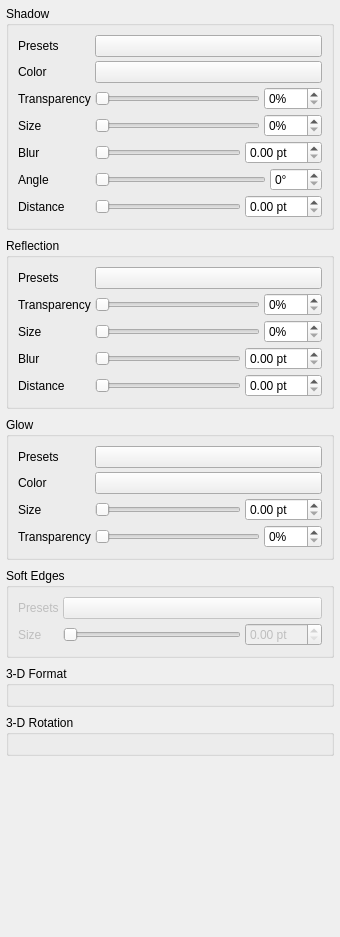
             <widget class="QWidget" name="text_effects_content">
              <property name="geometry">
               <rect>
                <x>0</x>
                <y>0</y>
                <width>340</width>
                <height>937</height>
               </rect>
              </property>
              <layout class="QVBoxLayout" name="text_effects_layout">
               <property name="spacing">
                <number>8</number>
               </property>
               <property name="leftMargin">
                <number>6</number>
               </property>
               <property name="topMargin">
                <number>6</number>
               </property>
               <property name="rightMargin">
                <number>6</number>
               </property>
               <property name="bottomMargin">
                <number>6</number>
               </property>
               <item>
                <widget class="QGroupBox" name="grp_text_shadow">
                 <property name="title">
                  <string>Shadow</string>
                 </property>
                 <layout class="QVBoxLayout" name="grp_text_shadow_layout">
                  <property name="spacing">
                   <number>4</number>
                  </property>
                  <item>
                   <layout class="QFormLayout" name="grp_text_shadow_form">
                    <property name="fieldGrowthPolicy">
                     <enum>QFormLayout::AllNonFixedFieldsGrow</enum>
                    </property>
                    <item row="0" column="0">
                     <widget class="QLabel" name="lbl_ts_presets">
                      <property name="text">
                       <string>Presets</string>
                      </property>
                     </widget>
                    </item>
                    <item row="0" column="1">
                     <widget class="QPushButton" name="btn_text_shadow_presets">
                      <property name="text">
                       <string/>
                      </property>
                     </widget>
                    </item>
                    <item row="1" column="0">
                     <widget class="QLabel" name="lbl_ts_color">
                      <property name="text">
                       <string>Color</string>
                      </property>
                     </widget>
                    </item>
                    <item row="1" column="1">
                     <widget class="QPushButton" name="btn_text_shadow_color">
                      <property name="text">
                       <string/>
                      </property>
                     </widget>
                    </item>
                    <item row="2" column="0">
                     <widget class="QLabel" name="lbl_ts_transp">
                      <property name="text">
                       <string>Transparency</string>
                      </property>
                     </widget>
                    </item>
                    <item row="2" column="1">
                     <layout class="QHBoxLayout" name="text_shadow_transparency_row">
                      <item>
                       <widget class="QSlider" name="text_shadow_transparency_slider">
                        <property name="maximum">
                         <number>100</number>
                        </property>
                        <property name="orientation">
                         <enum>Qt::Horizontal</enum>
                        </property>
                       </widget>
                      </item>
                      <item>
                       <widget class="QSpinBox" name="text_shadow_transparency_spin">
                        <property name="suffix">
                         <string>%</string>
                        </property>
                        <property name="maximum">
                         <number>100</number>
                        </property>
                       </widget>
                      </item>
                     </layout>
                    </item>
                    <item row="3" column="0">
                     <widget class="QLabel" name="lbl_ts_size">
                      <property name="text">
                       <string>Size</string>
                      </property>
                     </widget>
                    </item>
                    <item row="3" column="1">
                     <layout class="QHBoxLayout" name="text_shadow_size_row">
                      <item>
                       <widget class="QSlider" name="text_shadow_size_slider">
                        <property name="maximum">
                         <number>200</number>
                        </property>
                        <property name="orientation">
                         <enum>Qt::Horizontal</enum>
                        </property>
                       </widget>
                      </item>
                      <item>
                       <widget class="QSpinBox" name="text_shadow_size_spin">
                        <property name="suffix">
                         <string>%</string>
                        </property>
                        <property name="maximum">
                         <number>200</number>
                        </property>
                       </widget>
                      </item>
                     </layout>
                    </item>
                    <item row="4" column="0">
                     <widget class="QLabel" name="lbl_ts_blur">
                      <property name="text">
                       <string>Blur</string>
                      </property>
                     </widget>
                    </item>
                    <item row="4" column="1">
                     <layout class="QHBoxLayout" name="text_shadow_blur_row">
                      <item>
                       <widget class="QSlider" name="text_shadow_blur_slider">
                        <property name="maximum">
                         <number>100</number>
                        </property>
                        <property name="orientation">
                         <enum>Qt::Horizontal</enum>
                        </property>
                       </widget>
                      </item>
                      <item>
                       <widget class="QDoubleSpinBox" name="text_shadow_blur_spin">
                        <property name="suffix">
                         <string> pt</string>
                        </property>
                        <property name="maximum">
                         <double>100.000000000000000</double>
                        </property>
                       </widget>
                      </item>
                     </layout>
                    </item>
                    <item row="5" column="0">
                     <widget class="QLabel" name="lbl_ts_angle">
                      <property name="text">
                       <string>Angle</string>
                      </property>
                     </widget>
                    </item>
                    <item row="5" column="1">
                     <layout class="QHBoxLayout" name="text_shadow_angle_row">
                      <item>
                       <widget class="QSlider" name="text_shadow_angle_slider">
                        <property name="maximum">
                         <number>359</number>
                        </property>
                        <property name="orientation">
                         <enum>Qt::Horizontal</enum>
                        </property>
                       </widget>
                      </item>
                      <item>
                       <widget class="QSpinBox" name="text_shadow_angle_spin">
                        <property name="suffix">
                         <string>°</string>
                        </property>
                        <property name="maximum">
                         <number>359</number>
                        </property>
                       </widget>
                      </item>
                     </layout>
                    </item>
                    <item row="6" column="0">
                     <widget class="QLabel" name="lbl_ts_dist">
                      <property name="text">
                       <string>Distance</string>
                      </property>
                     </widget>
                    </item>
                    <item row="6" column="1">
                     <layout class="QHBoxLayout" name="text_shadow_distance_row">
                      <item>
                       <widget class="QSlider" name="text_shadow_distance_slider">
                        <property name="maximum">
                         <number>100</number>
                        </property>
                        <property name="orientation">
                         <enum>Qt::Horizontal</enum>
                        </property>
                       </widget>
                      </item>
                      <item>
                       <widget class="QDoubleSpinBox" name="text_shadow_distance_spin">
                        <property name="suffix">
                         <string> pt</string>
                        </property>
                        <property name="maximum">
                         <double>100.000000000000000</double>
                        </property>
                       </widget>
                      </item>
                     </layout>
                    </item>
                   </layout>
                  </item>
                 </layout>
                </widget>
               </item>
               <item>
                <widget class="QGroupBox" name="grp_text_reflection">
                 <property name="title">
                  <string>Reflection</string>
                 </property>
                 <layout class="QVBoxLayout" name="grp_text_reflection_layout">
                  <property name="spacing">
                   <number>4</number>
                  </property>
                  <item>
                   <layout class="QFormLayout" name="grp_text_reflection_form">
                    <property name="fieldGrowthPolicy">
                     <enum>QFormLayout::AllNonFixedFieldsGrow</enum>
                    </property>
                    <item row="0" column="0">
                     <widget class="QLabel" name="lbl_tr_presets">
                      <property name="text">
                       <string>Presets</string>
                      </property>
                     </widget>
                    </item>
                    <item row="0" column="1">
                     <widget class="QPushButton" name="btn_text_reflection_presets">
                      <property name="text">
                       <string/>
                      </property>
                     </widget>
                    </item>
                    <item row="1" column="0">
                     <widget class="QLabel" name="lbl_tr_transp">
                      <property name="text">
                       <string>Transparency</string>
                      </property>
                     </widget>
                    </item>
                    <item row="1" column="1">
                     <layout class="QHBoxLayout" name="text_reflection_transparency_row">
                      <item>
                       <widget class="QSlider" name="text_reflection_transparency_slider">
                        <property name="maximum">
                         <number>100</number>
                        </property>
                        <property name="orientation">
                         <enum>Qt::Horizontal</enum>
                        </property>
                       </widget>
                      </item>
                      <item>
                       <widget class="QSpinBox" name="text_reflection_transparency_spin">
                        <property name="suffix">
                         <string>%</string>
                        </property>
                        <property name="maximum">
                         <number>100</number>
                        </property>
                       </widget>
                      </item>
                     </layout>
                    </item>
                    <item row="2" column="0">
                     <widget class="QLabel" name="lbl_tr_size">
                      <property name="text">
                       <string>Size</string>
                      </property>
                     </widget>
                    </item>
                    <item row="2" column="1">
                     <layout class="QHBoxLayout" name="text_reflection_size_row">
                      <item>
                       <widget class="QSlider" name="text_reflection_size_slider">
                        <property name="maximum">
                         <number>100</number>
                        </property>
                        <property name="orientation">
                         <enum>Qt::Horizontal</enum>
                        </property>
                       </widget>
                      </item>
                      <item>
                       <widget class="QSpinBox" name="text_reflection_size_spin">
                        <property name="suffix">
                         <string>%</string>
                        </property>
                        <property name="maximum">
                         <number>100</number>
                        </property>
                       </widget>
                      </item>
                     </layout>
                    </item>
                    <item row="3" column="0">
                     <widget class="QLabel" name="lbl_tr_blur">
                      <property name="text">
                       <string>Blur</string>
                      </property>
                     </widget>
                    </item>
                    <item row="3" column="1">
                     <layout class="QHBoxLayout" name="text_reflection_blur_row">
                      <item>
                       <widget class="QSlider" name="text_reflection_blur_slider">
                        <property name="maximum">
                         <number>100</number>
                        </property>
                        <property name="orientation">
                         <enum>Qt::Horizontal</enum>
                        </property>
                       </widget>
                      </item>
                      <item>
                       <widget class="QDoubleSpinBox" name="text_reflection_blur_spin">
                        <property name="suffix">
                         <string> pt</string>
                        </property>
                        <property name="maximum">
                         <double>100.000000000000000</double>
                        </property>
                       </widget>
                      </item>
                     </layout>
                    </item>
                    <item row="4" column="0">
                     <widget class="QLabel" name="lbl_tr_dist">
                      <property name="text">
                       <string>Distance</string>
                      </property>
                     </widget>
                    </item>
                    <item row="4" column="1">
                     <layout class="QHBoxLayout" name="text_reflection_distance_row">
                      <item>
                       <widget class="QSlider" name="text_reflection_distance_slider">
                        <property name="maximum">
                         <number>100</number>
                        </property>
                        <property name="orientation">
                         <enum>Qt::Horizontal</enum>
                        </property>
                       </widget>
                      </item>
                      <item>
                       <widget class="QDoubleSpinBox" name="text_reflection_distance_spin">
                        <property name="suffix">
                         <string> pt</string>
                        </property>
                        <property name="maximum">
                         <double>100.000000000000000</double>
                        </property>
                       </widget>
                      </item>
                     </layout>
                    </item>
                   </layout>
                  </item>
                 </layout>
                </widget>
               </item>
               <item>
                <widget class="QGroupBox" name="grp_text_glow">
                 <property name="title">
                  <string>Glow</string>
                 </property>
                 <layout class="QVBoxLayout" name="grp_text_glow_layout">
                  <property name="spacing">
                   <number>4</number>
                  </property>
                  <item>
                   <layout class="QFormLayout" name="grp_text_glow_form">
                    <property name="fieldGrowthPolicy">
                     <enum>QFormLayout::AllNonFixedFieldsGrow</enum>
                    </property>
                    <item row="0" column="0">
                     <widget class="QLabel" name="lbl_tg_presets">
                      <property name="text">
                       <string>Presets</string>
                      </property>
                     </widget>
                    </item>
                    <item row="0" column="1">
                     <widget class="QPushButton" name="btn_text_glow_presets">
                      <property name="text">
                       <string/>
                      </property>
                     </widget>
                    </item>
                    <item row="1" column="0">
                     <widget class="QLabel" name="lbl_tg_color">
                      <property name="text">
                       <string>Color</string>
                      </property>
                     </widget>
                    </item>
                    <item row="1" column="1">
                     <widget class="QPushButton" name="btn_text_glow_color">
                      <property name="text">
                       <string/>
                      </property>
                     </widget>
                    </item>
                    <item row="2" column="0">
                     <widget class="QLabel" name="lbl_tg_size">
                      <property name="text">
                       <string>Size</string>
                      </property>
                     </widget>
                    </item>
                    <item row="2" column="1">
                     <layout class="QHBoxLayout" name="text_glow_size_row">
                      <item>
                       <widget class="QSlider" name="text_glow_size_slider">
                        <property name="maximum">
                         <number>100</number>
                        </property>
                        <property name="orientation">
                         <enum>Qt::Horizontal</enum>
                        </property>
                       </widget>
                      </item>
                      <item>
                       <widget class="QDoubleSpinBox" name="text_glow_size_spin">
                        <property name="suffix">
                         <string> pt</string>
                        </property>
                        <property name="maximum">
                         <double>100.000000000000000</double>
                        </property>
                       </widget>
                      </item>
                     </layout>
                    </item>
                    <item row="3" column="0">
                     <widget class="QLabel" name="lbl_tg_transp">
                      <property name="text">
                       <string>Transparency</string>
                      </property>
                     </widget>
                    </item>
                    <item row="3" column="1">
                     <layout class="QHBoxLayout" name="text_glow_transparency_row">
                      <item>
                       <widget class="QSlider" name="text_glow_transparency_slider">
                        <property name="maximum">
                         <number>100</number>
                        </property>
                        <property name="orientation">
                         <enum>Qt::Horizontal</enum>
                        </property>
                       </widget>
                      </item>
                      <item>
                       <widget class="QSpinBox" name="text_glow_transparency_spin">
                        <property name="suffix">
                         <string>%</string>
                        </property>
                        <property name="maximum">
                         <number>100</number>
                        </property>
                       </widget>
                      </item>
                     </layout>
                    </item>
                   </layout>
                  </item>
                 </layout>
                </widget>
               </item>
               <item>
                <widget class="QGroupBox" name="grp_text_soft_edges">
                 <property name="title">
                  <string>Soft Edges</string>
                 </property>
                 <layout class="QVBoxLayout" name="grp_text_soft_edges_layout">
                  <property name="spacing">
                   <number>4</number>
                  </property>
                  <item>
                   <layout class="QFormLayout" name="grp_text_soft_edges_form">
                    <property name="fieldGrowthPolicy">
                     <enum>QFormLayout::AllNonFixedFieldsGrow</enum>
                    </property>
                    <item row="0" column="0">
                     <widget class="QLabel" name="lbl_tse_presets">
                      <property name="enabled">
                       <bool>false</bool>
                      </property>
                      <property name="text">
                       <string>Presets</string>
                      </property>
                     </widget>
                    </item>
                    <item row="0" column="1">
                     <widget class="QPushButton" name="btn_text_soft_edges_presets">
                      <property name="enabled">
                       <bool>false</bool>
                      </property>
                      <property name="text">
                       <string/>
                      </property>
                     </widget>
                    </item>
                    <item row="1" column="0">
                     <widget class="QLabel" name="lbl_tse_size">
                      <property name="enabled">
                       <bool>false</bool>
                      </property>
                      <property name="text">
                       <string>Size</string>
                      </property>
                     </widget>
                    </item>
                    <item row="1" column="1">
                     <layout class="QHBoxLayout" name="text_soft_edges_size_row">
                      <item>
                       <widget class="QSlider" name="text_soft_edges_size_slider">
                        <property name="enabled">
                         <bool>false</bool>
                        </property>
                        <property name="maximum">
                         <number>100</number>
                        </property>
                        <property name="orientation">
                         <enum>Qt::Horizontal</enum>
                        </property>
                       </widget>
                      </item>
                      <item>
                       <widget class="QDoubleSpinBox" name="text_soft_edges_size_spin">
                        <property name="enabled">
                         <bool>false</bool>
                        </property>
                        <property name="suffix">
                         <string> pt</string>
                        </property>
                        <property name="maximum">
                         <double>100.000000000000000</double>
                        </property>
                       </widget>
                      </item>
                     </layout>
                    </item>
                   </layout>
                  </item>
                 </layout>
                </widget>
               </item>
               <item>
                <widget class="QGroupBox" name="grp_text_3d_format">
                 <property name="title">
                  <string>3-D Format</string>
                 </property>
                 <layout class="QVBoxLayout" name="grp_text_3d_format_layout">
                  <property name="spacing">
                   <number>4</number>
                  </property>
                 </layout>
                </widget>
               </item>
               <item>
                <widget class="QGroupBox" name="grp_text_3d_rotation">
                 <property name="title">
                  <string>3-D Rotation</string>
                 </property>
                 <layout class="QVBoxLayout" name="grp_text_3d_rotation_layout">
                  <property name="spacing">
                   <number>4</number>
                  </property>
                 </layout>
                </widget>
               </item>
               <item>
                <spacer name="text_effects_spacer">
                 <property name="orientation">
                  <enum>Qt::Vertical</enum>
                 </property>
                 <property name="sizeHint" stdset="0">
                  <size>
                   <width>20</width>
                   <height>40</height>
                  </size>
                 </property>
                </spacer>
               </item>
              </layout>
             </widget>
